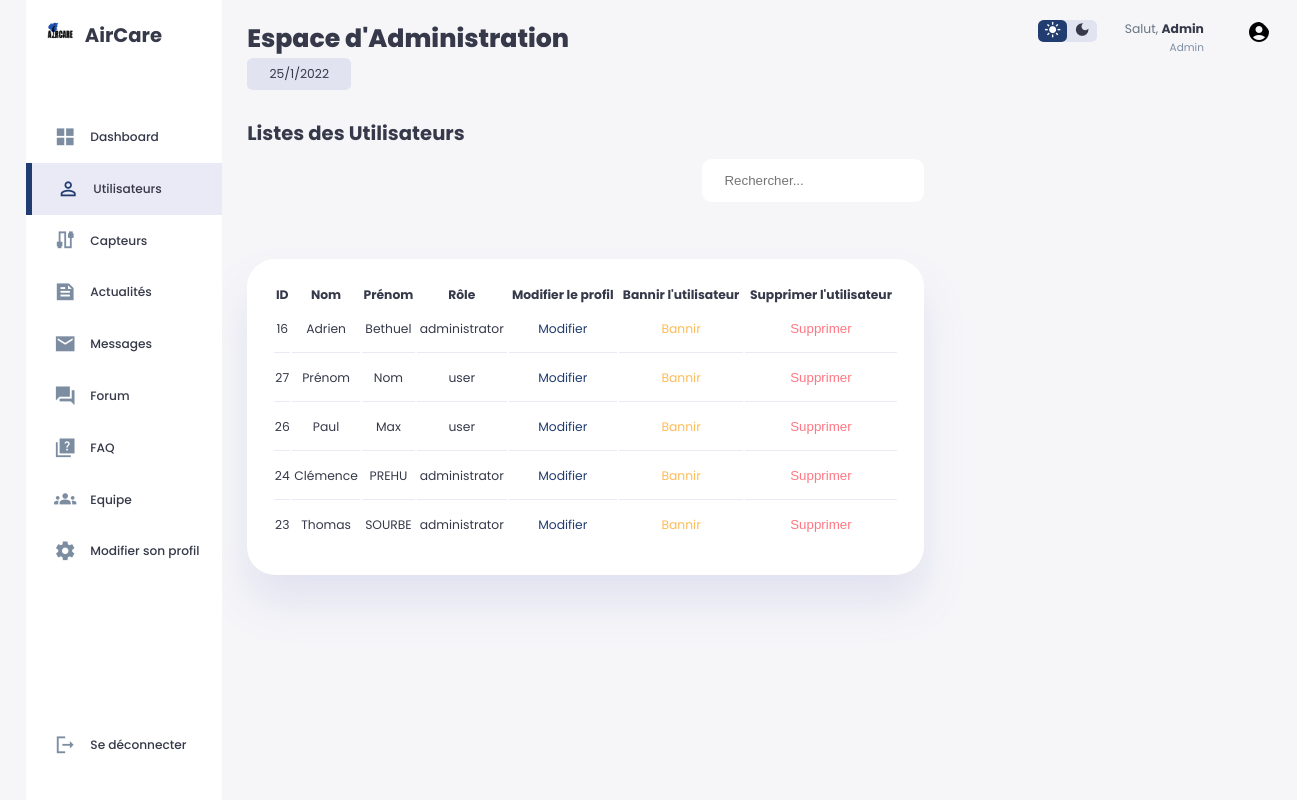
The app's page /a_law.php (signed in) with its own data.
### tables this page shows
CREATE TABLE IF NOT EXISTS `users` (
  `id` int NOT NULL AUTO_INCREMENT,
  `first_name` varchar(128) NOT NULL,
  `last_name` varchar(128) NOT NULL,
  `email` varchar(255) NOT NULL,
  `password` varchar(255) NOT NULL,
  `role` enum('user','administrator','manager') NOT NULL,
  PRIMARY KEY (`id`)
);

### a_law.php (the view, shortened to what this page needs)
<?php
require("./config/database.php") ;
$afficher_profil = $database->query("SELECT * FROM users");
$afficher_profil = $afficher_profil->fetchAll();
?>
<!DOCTYPE html>
<html lang="fr">
<head>
    <link rel="stylesheet" href="admin.css">
</head>
<body>
    <div class="container">
        <aside>
            <div class="top">
                <div class="logo">
                    <a href="index.php"><img src="Assets/images/logo.png" alt="Logo"></a>
                    <a href="index.php"><h2>AirCare</h2></a>
                </div>
            </div>
            <div class="sidebar">
                <a href="admin.php">
                    <span class="material-icons-sharp">grid_view</span>
                    <h3>Dashboard</h3>
                </a>
                <a href="a_law.php" class="active">
                    <span class="material-icons-sharp">person_outline</span>
                    <h3>Utilisateurs</h3>
                </a>
                <a href="a_capteur.php">
                    <span class="material-icons-sharp">cable</span>
                    <h3>Capteurs</h3>
                </a>
                <a href="a_news.php">
                    <span class="material-icons-sharp">feed</span>
                    <h3>Actualités</h3>
                </a>
                <a href="a_message.php">
                    <span class="material-icons-sharp">email</span>
                    <h3>Messages</h3>
                </a>
                <a href="a_forum.php">
                    <span class="material-icons-sharp">forum</span>
                    <h3>Forum</h3>
                </a>
                <a href="a_FAQ.php">
                    <span class="material-icons-sharp">quiz</span>
                    <h3>FAQ</h3>
                </a>
                <a href="a_team.php">
                    <span class="material-icons-sharp">groups</span>
                    <h3>Equipe</h3>
                </a>
                <a href="change_profile.php">
                    <span class="material-icons-sharp">settings</span>
                    <h3>Modifier son profil</h3>
                </a>
                <a href="authentication/logout_action.php">
                    <span class="material-icons-sharp">logout</span>
                    <h3>Se déconnecter</h3>
                </a>
            </div>
        </aside>
        <main>
            <h1>Espace d'Administration</h1>
            <div class="date">
                <p class="date-p"><?php echo date("j/n/Y");?></p>
            </div>
            <div class="users-list-main">
                <h2>
                    Listes des Utilisateurs
                </h2>
                <div class="search-input">
                    <input type="text" name="search" id="search" placeholder="Rechercher..." style="float:right;"/>
                </div>
                <table id="tableUser">
                    <thead>
                        <tr>
                            <th>ID</th>
                            <th>Nom</th>
                            <th>Prénom</th>
                            <th>Rôle</th>
                            <th>Modifier le profil</th>
                            <th>Bannir l'utilisateur</th>
                            <th>Supprimer l'utilisateur</th>
                        </tr>
                    </thead>
                    <tbody>
                    <?php foreach($afficher_profil as $ap){?>
                        <tr class="tr_clicks">
                            <td><?= $ap['id'] ?></td>
                            <td><?= $ap['first_name'] ?></td>
                            <td><?= $ap['last_name'] ?></td>
                            <td><?= $ap['role'] ?></td>
                            <td class="success"><a href="a_modifierprofil.php?id=<?= $ap['id'] ?>">Modifier</a></td>
                            <td class="warning">Bannir</td>
                            <td class="danger"><form enctype="multipart/form-data" method="post" action="a_deleteUser.php?id=<?= $ap['id'] ?>"><button class="danger" style="background:none;" href="a_deleteUser.php?id=<?= $ap['id'] ?>" onclick="if(confirm('Etes-vous sûr de vouloir supprimer cet utilisateur ?')){}else{return false;}">Supprimer</button></form></td>
                        </tr>
                    <?php  } ?>
                    </tbody>
                </table>
            </div>
        </main>
        <div class="right">
            <div class="top">
                <div class="theme-toggler">
                    <span class="material-icons-sharp active">light_mode</span>
                    <span class="material-icons-sharp">dark_mode</span>
                </div>
                <div class="profile">
                    <div class="info">
                        <p>Salut, <b>Admin</b></p>
                        <small class="text-muted">Admin</small>
                    </div>
                    <div class="profile-photo">
                        <span class="material-icons-sharp">account_circle</span>
                    </div>
                </div>
            </div>
        </div>
    </div>
</body>
</html>

### admin.css (style rules this page uses)
:root { --color-primary: #213C70; --color-danger: #ff7782; --color-success: #41f1b6; --color-warning: #ffbb55; --color-white: #fff; --color-info-dark: #7d8da1; --color-info-light: #dce1eb; --color-dark: #363949; --color-light: rgba(132, 139, 200, 0.18); --color-primary-variant: #111e88; --color-dark-variant: #677483; --color-background: #f6f6f9; --color-unseen: #7380ec; --card-border-radius: 2rem; --border-radius-1: 0.4rem; --border-radius-2: 0.8rem; --border-radius-3: 1.2rem; --card-padding: 1.8rem; --padding-1: 1.2rem; --box-shadow: 0 2rem 3rem var(--color-light); }
h1, h2, h3, th, td { color: var(--color-dark); }
* { margin: 0; padding: 0; outline: 0; appearance: none; border: 0; text-decoration: none; list-style: none; box-sizing: border-box; }
html { font-size: 14px; }
body { width: 100vw; height: 100vh; font-family: poppins, sans-serif; font-size: 0.88rem; background: var(--color-background); user-select: none; overflow-x: hidden; }
.container { display: grid; width: 96%; margin: 0 auto; gap: 1.8rem; grid-template-columns: 14rem auto 23rem; }
a { color: var(--color-dark); }
img { display: block; width: 100%; }
h1 { font-weight: 800; font-size: 1.8rem; }
h2 { font-size: 1.4rem; }
h3 { font-size: 0.87rem; }
small { font-size: 0.75rem; }
.profile-photo { width: 2.8rem; height: 2.8rem; border-radius: 50%; overflow: hidden; }
.text-muted { color: var(--color-info-dark); }
p { color: var(--color-dark-variant); }
b { color: var(--color-dark); }
.danger { color: var(--color-danger); }
.success { color: var(--color-success); }
.warning { color: var(--color-warning); }
aside { height: 100vh; background: var(--color-white); }
aside .top { background: var(--color-white); display: flex; align-items: center; justify-content: space-between; margin: 1.4rem; }
aside .logo { display: flex; gap: 0.8rem; }
aside .logo img { width: 2rem; height: 2rem; }
aside .sidebar { background-color: var(--color-white); display: flex; flex-direction: column; height: 86vh; position: relative; top: 3rem; }
aside h3 { font-weight: 500; }
aside .sidebar a { display: flex; color: var(--color-info-dark); margin-left: 2rem; gap: 1rem; align-items: center; position: relative; height: 3.7rem; transition: all 300ms ease; }
aside .sidebar a span { font-size: 1.6rem; transition: all 300ms ease; }
aside .sidebar a:last-child { position: absolute; bottom: 2rem; width: 100%; }
aside .sidebar a.active { background: var(--color-light); color: var(--color-primary); margin-left: 0; }
aside .sidebar a.active::before { content: ""; width: 6px; height: 100%; background: var(--color-primary); }
aside .sidebar a.active span { color: var(--color-primary); margin-left: calc(1rem - 3px); }
main { margin-top: 1.4rem; }
main .date { display: inline-block; background: var(--color-light); border-radius: var(--border-radius-1); padding: 0.5rem 1.6rem; }
main .date .date-p { background: transparent; color: var(--color-dark); }
main .users-list-main { margin-top: 2rem; }
.search-input { height: 100px; }
.search-input input { padding: 1rem 1.6rem; border-radius: .7rem; }
main .users-list-main button { cursor: pointer; }
main .users-list-main h2 { margin-bottom: 0.8rem; }
main .users-list-main table { background: var(--color-white); width: 100%; border-radius: var(--card-border-radius); padding: var(--card-padding); text-align: center; box-shadow: var(--box-shadow); transition: all 300ms ease; }
main table tbody td { height: 2.8rem; border-bottom: 1px solid var(--color-light); }
main table tbody tr:last-child td { border: none; }
main .users-list-main a { text-align: center; display: block; margin: 1rem auto; color: var(--color-primary); }
.right { margin-top: 1.4rem; }
.right .top { display: flex; justify-content: end; gap: 2rem; }
.right .theme-toggler { background: var(--color-light); color: var(--color-dark); display: flex; justify-content: space-between; align-items: center; height: 1.6rem; width: 4.2rem; cursor: pointer; border-radius: var(--border-radius-1); }
.right .theme-toggler span { font-size: 1.2rem; width: 50%; height: 100%; display: flex; align-items: center; justify-content: center; }
.right .theme-toggler span.active { background: var(--color-primary); color: var(--color-white); border-radius: var(--border-radius-1); }
.right .top .profile { display: flex; gap: 2rem; text-align: right; }

### records on screen
users: id "16", first_name "Adrien", last_name "Bethuel", role "administrator"
users: id "27", first_name "Prénom", last_name "Nom", role "user"
users: id "26", first_name "Paul", last_name "Max", role "user"
users: id "24", first_name "Clémence", last_name "PREHU", role "administrator"
users: id "23", first_name "Thomas", last_name "SOURBE", role "administrator"
